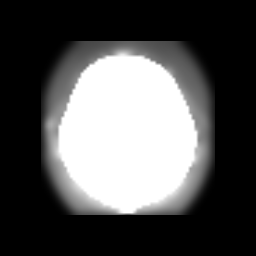

This chart was generated by the following Python code:
#!/usr/bin/env python

# Apply 3D anisotropic diffusion to a volumetric medical image.

# Factory overrides
import vtkmodules.vtkInteractionStyle  # noqa: F401
import vtkmodules.vtkRenderingFreeType  # noqa: F401
import vtkmodules.vtkRenderingOpenGL2  # noqa: F401

import os

from vtkmodules.vtkIOImage import vtkImageReader
from vtkmodules.vtkImagingGeneral import vtkImageAnisotropicDiffusion3D
from vtkmodules.vtkRenderingCore import (
    vtkImageActor,
    vtkRenderWindow,
    vtkRenderWindowInteractor,
    vtkRenderer,
)

# Image pipeline
reader = vtkImageReader()
reader.SetDataByteOrderToLittleEndian()
reader.SetDataExtent(0, 63, 0, 63, 1, 93)
data_dir = os.environ.get("VPE_DATA_DIR", os.path.dirname(os.path.abspath(__file__)))

reader.SetFilePrefix(os.path.join(data_dir, "headsq", "quarter"))
reader.SetDataMask(0x7fff)
reader.SetDataSpacing(1, 1, 2)

# 3D anisotropic diffusion
diffusion = vtkImageAnisotropicDiffusion3D()
diffusion.SetInputConnection(reader.GetOutputPort())
diffusion.SetDiffusionFactor(1.0)
diffusion.SetDiffusionThreshold(100.0)
diffusion.SetNumberOfIterations(5)
diffusion.GetExecutive().SetReleaseDataFlag(0, 0)
diffusion.Update()

# Display with vtkImageActor
image_actor = vtkImageActor()
image_actor.GetMapper().SetInputConnection(diffusion.GetOutputPort())

# Renderer
renderer = vtkRenderer()
renderer.AddActor(image_actor)

# Window
render_window = vtkRenderWindow()
render_window.AddRenderer(renderer)
render_window.SetSize(256, 256)
render_window.SetWindowName("anisotropic diffusion3d")

# Scene
renderer.ResetCamera()

# Interactor
interactor = vtkRenderWindowInteractor()
interactor.SetRenderWindow(render_window)

interactor.Initialize()
interactor.Start()
